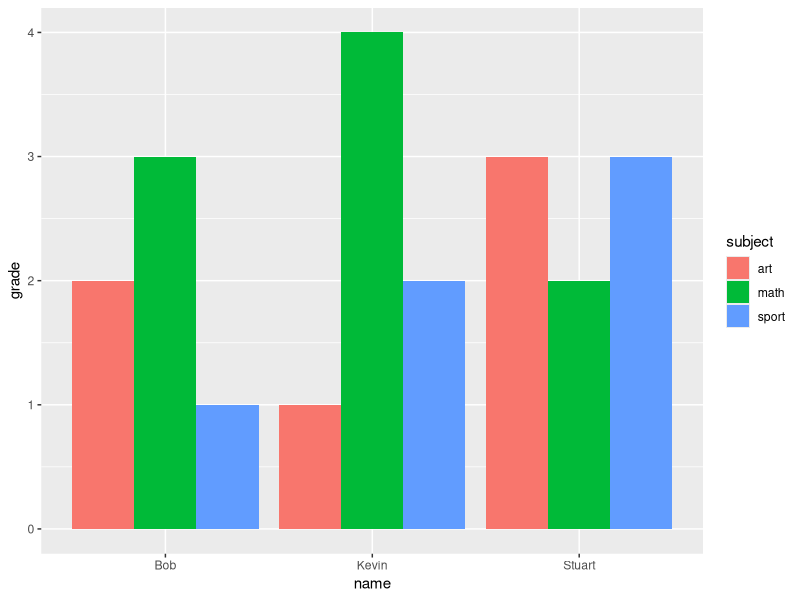

The R source for this figure:
## ---- chunk 1
knitr::opts_chunk$set(echo = TRUE)
## ---- chunk 2
suppressPackageStartupMessages(library(dplyr))
suppressPackageStartupMessages(library(tidyr))
## ---- chunk 3
school_wide <- data.frame(name = c('Stuart', 'Bob', 'Kevin'),
                          math = c(2, 3, 4),
                          sport = c(3, 1, 2),
                          art = c(3, 2, 1))

school_wide
## ---- chunk 4

school_wide <- as_tibble(school_wide) # make sure it's a tibble!

school_long <- pivot_longer(data = school_wide, 
             cols = !name, 
             names_to =  'subject',
             values_to = 'grade')

school_long
## ---- chunk 5
pivot_wider(data = school_long, 
            names_from = 'subject',
            values_from = 'grade')
## ---- chunk 6
mean(school_wide$math)
mean(school_wide$sport)
mean(school_wide$art)
## ---- chunk 7

school_tidy <- school_long %>% 
  group_by(subject) %>% 
  mutate(mean_grade_subject = mean(grade))

## ---- chunk 8
library(ggplot2)
g <- ggplot(data = school_tidy, 
            mapping = aes(name, grade, fill = subject))
g <- g + geom_bar(stat = "identity", position = "dodge")
g
